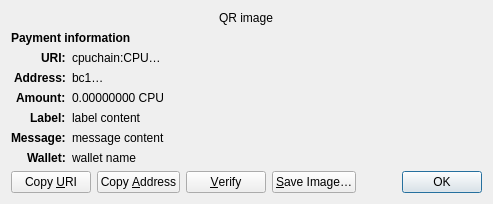
<?xml version="1.0" encoding="UTF-8"?>
<ui version="4.0">
 <class>ReceiveRequestDialog</class>
 <widget class="QDialog" name="ReceiveRequestDialog">
  <property name="geometry">
   <rect>
    <x>0</x>
    <y>0</y>
    <width>413</width>
    <height>229</height>
   </rect>
  </property>
  <property name="windowTitle">
   <string>Request payment to …</string>
  </property>
  <layout class="QGridLayout" name="gridLayout" columnstretch="0,1">
   <property name="sizeConstraint">
    <enum>QLayout::SetFixedSize</enum>
   </property>
   <item row="0" column="0" colspan="2" alignment="Qt::AlignHCenter">
    <widget class="QRImageWidget" name="qr_code">
     <property name="text">
      <string notr="true">QR image</string>
     </property>
     <property name="textInteractionFlags">
      <set>Qt::NoTextInteraction</set>
     </property>
    </widget>
   </item>
   <item row="1" column="0" colspan="2">
    <widget class="QLabel" name="payment_header">
     <property name="font">
      <font>
       <weight>75</weight>
       <bold>true</bold>
      </font>
     </property>
     <property name="text">
      <string>Payment information</string>
     </property>
     <property name="textInteractionFlags">
      <set>Qt::NoTextInteraction</set>
     </property>
    </widget>
   </item>
   <item row="2" column="0" alignment="Qt::AlignRight|Qt::AlignTop">
    <widget class="QLabel" name="uri_tag">
     <property name="font">
      <font>
       <weight>75</weight>
       <bold>true</bold>
      </font>
     </property>
     <property name="text">
      <string notr="true">URI:</string>
     </property>
     <property name="textFormat">
      <enum>Qt::PlainText</enum>
     </property>
     <property name="textInteractionFlags">
      <set>Qt::NoTextInteraction</set>
     </property>
    </widget>
   </item>
   <item row="2" column="1" alignment="Qt::AlignTop">
    <widget class="QLabel" name="uri_content">
     <property name="text">
      <string notr="true">cpuchain:CPU…</string>
     </property>
     <property name="textFormat">
      <enum>Qt::RichText</enum>
     </property>
     <property name="wordWrap">
      <bool>true</bool>
     </property>
     <property name="textInteractionFlags">
      <set>Qt::TextSelectableByMouse</set>
     </property>
    </widget>
   </item>
   <item row="3" column="0" alignment="Qt::AlignRight|Qt::AlignTop">
    <widget class="QLabel" name="address_tag">
     <property name="font">
      <font>
       <weight>75</weight>
       <bold>true</bold>
      </font>
     </property>
     <property name="text">
      <string>Address:</string>
     </property>
     <property name="textInteractionFlags">
      <set>Qt::NoTextInteraction</set>
     </property>
    </widget>
   </item>
   <item row="3" column="1" alignment="Qt::AlignTop">
    <widget class="QLabel" name="address_content">
     <property name="text">
      <string notr="true">bc1…</string>
     </property>
     <property name="textFormat">
      <enum>Qt::PlainText</enum>
     </property>
     <property name="textInteractionFlags">
      <set>Qt::TextSelectableByMouse</set>
     </property>
    </widget>
   </item>
   <item row="4" column="0" alignment="Qt::AlignRight|Qt::AlignTop">
    <widget class="QLabel" name="amount_tag">
     <property name="font">
      <font>
       <weight>75</weight>
       <bold>true</bold>
      </font>
     </property>
     <property name="text">
      <string>Amount:</string>
     </property>
     <property name="textInteractionFlags">
      <set>Qt::NoTextInteraction</set>
     </property>
    </widget>
   </item>
   <item row="4" column="1" alignment="Qt::AlignTop">
    <widget class="QLabel" name="amount_content">
     <property name="text">
      <string notr="true">0.00000000 CPU</string>
     </property>
     <property name="textFormat">
      <enum>Qt::PlainText</enum>
     </property>
     <property name="textInteractionFlags">
      <set>Qt::TextSelectableByMouse</set>
     </property>
    </widget>
   </item>
   <item row="5" column="0" alignment="Qt::AlignRight|Qt::AlignTop">
    <widget class="QLabel" name="label_tag">
     <property name="font">
      <font>
       <weight>75</weight>
       <bold>true</bold>
      </font>
     </property>
     <property name="text">
      <string>Label:</string>
     </property>
     <property name="textInteractionFlags">
      <set>Qt::NoTextInteraction</set>
     </property>
    </widget>
   </item>
   <item row="5" column="1" alignment="Qt::AlignTop">
    <widget class="QLabel" name="label_content">
     <property name="text">
      <string notr="true">label content</string>
     </property>
     <property name="textFormat">
      <enum>Qt::PlainText</enum>
     </property>
     <property name="wordWrap">
      <bool>true</bool>
     </property>
     <property name="textInteractionFlags">
      <set>Qt::TextSelectableByMouse</set>
     </property>
    </widget>
   </item>
   <item row="6" column="0" alignment="Qt::AlignRight|Qt::AlignTop">
    <widget class="QLabel" name="message_tag">
     <property name="font">
      <font>
       <weight>75</weight>
       <bold>true</bold>
      </font>
     </property>
     <property name="text">
      <string>Message:</string>
     </property>
     <property name="textInteractionFlags">
      <set>Qt::NoTextInteraction</set>
     </property>
    </widget>
   </item>
   <item row="6" column="1" alignment="Qt::AlignTop">
    <widget class="QLabel" name="message_content">
     <property name="text">
      <string notr="true">message content</string>
     </property>
     <property name="textFormat">
      <enum>Qt::PlainText</enum>
     </property>
     <property name="wordWrap">
      <bool>true</bool>
     </property>
     <property name="textInteractionFlags">
      <set>Qt::TextSelectableByMouse</set>
     </property>
    </widget>
   </item>
   <item row="7" column="0" alignment="Qt::AlignRight|Qt::AlignTop">
    <widget class="QLabel" name="wallet_tag">
     <property name="font">
      <font>
       <weight>75</weight>
       <bold>true</bold>
      </font>
     </property>
     <property name="text">
      <string>Wallet:</string>
     </property>
     <property name="textInteractionFlags">
      <set>Qt::NoTextInteraction</set>
     </property>
    </widget>
   </item>
   <item row="7" column="1" alignment="Qt::AlignTop">
    <widget class="QLabel" name="wallet_content">
     <property name="text">
      <string notr="true">wallet name</string>
     </property>
     <property name="textFormat">
      <enum>Qt::PlainText</enum>
     </property>
     <property name="wordWrap">
      <bool>true</bool>
     </property>
     <property name="textInteractionFlags">
      <set>Qt::TextSelectableByMouse</set>
     </property>
    </widget>
   </item>
   <item row="8" column="0" colspan="2">
    <layout class="QHBoxLayout" name="horizontalLayout">
     <item>
      <widget class="QPushButton" name="btnCopyURI">
       <property name="text">
        <string>Copy &amp;URI</string>
       </property>
       <property name="autoDefault">
        <bool>false</bool>
       </property>
      </widget>
     </item>
     <item>
      <widget class="QPushButton" name="btnCopyAddress">
       <property name="text">
        <string>Copy &amp;Address</string>
       </property>
       <property name="autoDefault">
        <bool>false</bool>
       </property>
      </widget>
     </item>
     <item>
      <widget class="QPushButton" name="btnVerify">
       <property name="text">
        <string>&amp;Verify</string>
       </property>
       <property name="toolTip">
        <string>Verify this address on e.g. a hardware wallet screen</string>
       </property>
       <property name="autoDefault">
        <bool>false</bool>
       </property>
      </widget>
     </item>
     <item>
      <widget class="QPushButton" name="btnSaveAs">
       <property name="text">
        <string>&amp;Save Image…</string>
       </property>
       <property name="autoDefault">
        <bool>false</bool>
       </property>
      </widget>
     </item>
     <item>
      <spacer name="horizontalSpacer_2">
       <property name="orientation">
        <enum>Qt::Horizontal</enum>
       </property>
       <property name="sizeHint" stdset="0">
        <size>
         <width>40</width>
         <height>20</height>
        </size>
       </property>
      </spacer>
     </item>
     <item>
      <widget class="QDialogButtonBox" name="buttonBox">
       <property name="focusPolicy">
        <enum>Qt::StrongFocus</enum>
       </property>
       <property name="standardButtons">
        <set>QDialogButtonBox::Ok</set>
       </property>
      </widget>
     </item>
    </layout>
   </item>
  </layout>
 </widget>
 <customwidgets>
  <customwidget>
   <class>QRImageWidget</class>
   <extends>QLabel</extends>
   <header>qt/qrimagewidget.h</header>
  </customwidget>
 </customwidgets>
 <tabstops>
  <tabstop>buttonBox</tabstop>
  <tabstop>btnCopyURI</tabstop>
  <tabstop>btnCopyAddress</tabstop>
  <tabstop>btnSaveAs</tabstop>
 </tabstops>
 <resources/>
 <connections>
  <connection>
   <sender>buttonBox</sender>
   <signal>accepted()</signal>
   <receiver>ReceiveRequestDialog</receiver>
   <slot>accept()</slot>
   <hints>
    <hint type="sourcelabel">
     <x>135</x>
     <y>230</y>
    </hint>
    <hint type="destinationlabel">
     <x>135</x>
     <y>126</y>
    </hint>
   </hints>
  </connection>
 </connections>
</ui>
